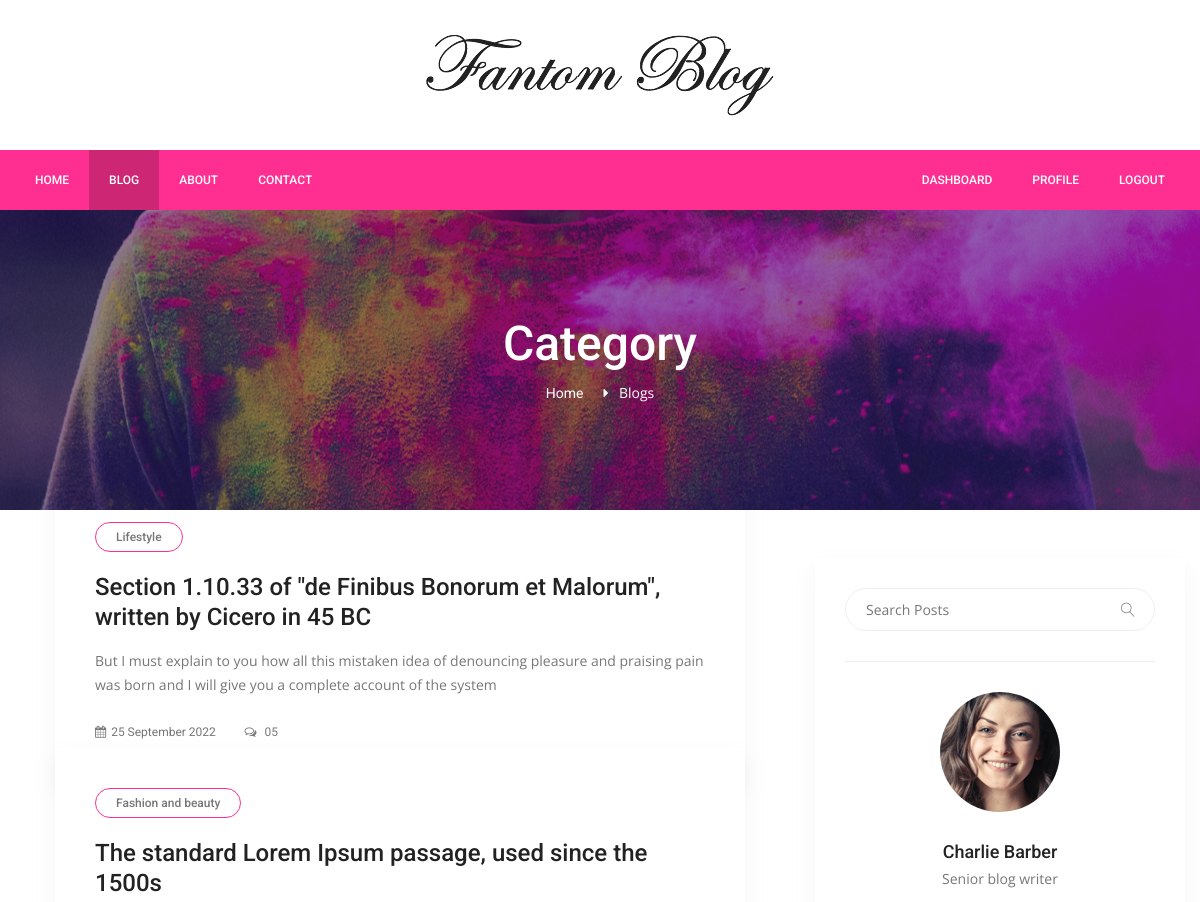
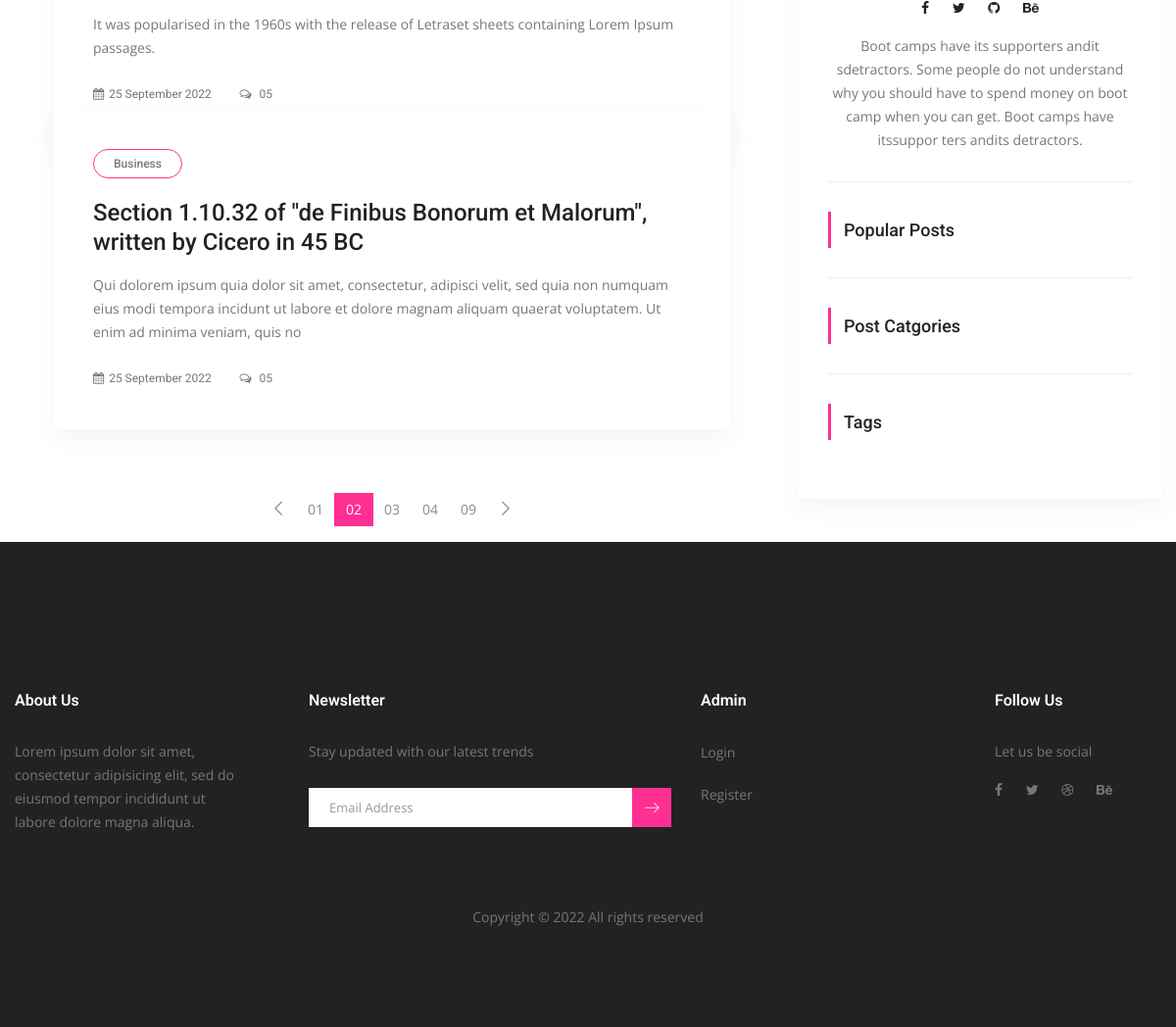
The page /blog (signed in) on the database its author committed (2 pictures, top to bottom).
### server.py (models this page shows)
class Post(db.Model):
    __tablename__ = "posts"
    id = db.Column(db.Integer, primary_key=True)
    title = db.Column(db.String(500), unique=True, nullable=False)
    subtitle = db.Column(db.String(500), nullable=False)
    description = db.Column(db.Text, nullable=False)
    image_url = db.Column(db.String(500), nullable=False)
    category = db.Column(db.String(250), nullable=False)
    tags = db.Column(db.String(500), nullable=False)
    total_view = db.Column(db.Integer, nullable=False)
    created_date = db.Column(db.String(250), nullable=False)
    updated_date = db.Column(db.String(250), nullable=False)
    post_info = db.relationship("Bookmark", back_populates="post")
    comment_post_info = db.relationship("Comment", back_populates="post")

### server.py (the view, shortened to what this page needs)
@app.route("/blog")
def blog():
    posts = Post.query.order_by(desc(Post.id)).all()
    search = request.args.get("search")
    if search != None:
        search_posts = Post.query.filter(Post.title.contains(search)).all()
        return render_template("blog/pages/search.html", path=request.path, posts=search_posts, sidebar=sidebar, logged_in=current_user.is_authenticated)
    category = request.args.get("category")
    if category != None:
        category_posts = Post.query.filter_by(category=category).all()
        return render_template("blog/pages/search.html", path=request.path, posts=category_posts, sidebar=sidebar, logged_in=current_user.is_authenticated)
    query_tag = request.args.get("tag")
    return render_template("blog/pages/blogs.html", path=request.path, posts=posts, sidebar=sidebar, logged_in=current_user.is_authenticated)

### server.py (called while the page is built)
@login_manager.user_loader
def load_user(user_id):
    return User.query.get(user_id)

### templates/blog/pages/blogs.html (shortened to what this page needs)
{% extends "blog/layouts/base.html" %} {% block content %}
<section class="banner_area">
  <div class="banner_inner d-flex align-items-center">
    <div
      class="overlay bg-parallax"
      data-stellar-ratio="0.9"
      data-stellar-vertical-offset="0"
      data-background=""
    ></div>
    <div class="container">
      <div class="banner_content text-center">
        <h2>Category</h2>
        <div class="page_link">
          <a href="{{ url_for('home') }}">Home</a>
          <span style="color: white">Blogs</span>
        </div>
      </div>
    </div>
  </div>
</section>
<section class="blog_area pt-5">
  <div class="container">
    <div class="row">
      <div class="col-lg-8">
        <div class="blog_left_sidebar">
          {% for post in posts %}
          <article class="blog_style1">
            <div class="blog_img">
            </div>
            <div class="blog_text">
              <div class="blog_text_inner">
                <a class="cat" href="#">{{ post.category }}</a>
                <a href="{{ url_for('post_detail', post_id=post.id) }}"
                  ><h4>{{ post.title }}</h4></a
                >
                <p>{{ post.subtitle }}</p>
                <div class="date">
                  <a href="#"
                    ><i class="fa fa-calendar" aria-hidden="true"></i>{{
                    post.updated_date }}</a
                  >
                  <a href="#"
                    ><i class="fa fa-comments-o" aria-hidden="true"></i> 05</a
                  >
                </div>
              </div>
            </div>
          </article>
          {% endfor %}
          <nav class="blog-pagination justify-content-center d-flex">
            <ul class="pagination">
              <li class="page-item">
                <a href="#" class="page-link" aria-label="Previous">
                  <span aria-hidden="true">
                    <span class="lnr lnr-chevron-left"></span>
                  </span>
                </a>
              </li>
              <li class="page-item"><a href="#" class="page-link">01</a></li>
              <li class="page-item active">
                <a href="#" class="page-link">02</a>
              </li>
              <li class="page-item"><a href="#" class="page-link">03</a></li>
              <li class="page-item"><a href="#" class="page-link">04</a></li>
              <li class="page-item"><a href="#" class="page-link">09</a></li>
              <li class="page-item">
                <a href="#" class="page-link" aria-label="Next">
                  <span aria-hidden="true">
                    <span class="lnr lnr-chevron-right"></span>
                  </span>
                </a>
              </li>
            </ul>
          </nav>
        </div>
      </div>
      <div class="col-lg-4">{% include 'blog/include/sidebar.html' %}</div>
    </div>
  </div>
</section>
{% endblock %}

### static/css/style.css (style rules this page uses)
a { text-decoration: none; -webkit-transition: all 0.3s ease-in-out; -o-transition: all 0.3s ease-in-out; transition: all 0.3s ease-in-out; }
body { line-height: 24px; font-size: 14px; font-family: "Open Sans", sans-serif; font-weight: normal; color: #777777; }
h1, h2, h3, h4, h5, h6 { font-family: "Roboto", sans-serif; font-weight: 500; }
@media (min-width: 1200px) { .container { max-width: 1200px; } }
.header_area + section, .header_area + div { margin-top: 210px; }
.banner_area { position: relative; z-index: 1; min-height: 300px; }
.banner_area .banner_inner { position: relative; overflow: hidden; width: 100%; min-height: 300px; background: #000; z-index: 1; }
.banner_area .banner_inner .overlay { background: url(../img/banner/banner.jpg) no-repeat scroll center center; position: absolute; left: 0; right: 0; top: 0; height: 145%; bottom: 0; z-index: -1; opacity: 1; }
.banner_area .banner_inner .banner_content h2 { color: #fff; font-size: 48px; font-family: "Roboto", sans-serif; font-weight: 500; }
.banner_area .banner_inner .banner_content .page_link a { font-size: 14px; color: #fff; font-family: "Roboto", sans-serif; margin-right: 32px; position: relative; }
.banner_area .banner_inner .banner_content .page_link a:before { content: "\f0da"; font: normal normal normal 14px/1 FontAwesome; position: absolute; right: -25px; top: 50%; -webkit-transform: translateY(-50%); -ms-transform: translateY(-50%); transform: translateY(-50%); }
.blog-pagination { padding-top: 25px; }
.blog-pagination .page-link { border-radius: 0; }
.blog-pagination .page-item { border: none; }
.page-link { background: transparent; font-weight: 400; }
.blog-pagination .page-item.active .page-link { background-color: #ff2f92; border-color: transparent; color: #fff; }
.blog-pagination .page-link { position: relative; display: block; padding: 0.5rem 0.75rem; margin-left: -1px; line-height: 1.25; color: #8a8a8a; border: none; }
.blog-pagination .page-link .lnr { font-weight: 600; }
.blog-pagination .page-item:last-child .page-link, .blog-pagination .page-item:first-child .page-link { border-radius: 0; }
h2 { font-size: 30px; }
h4 { font-size: 18px; }
.blog_style1 { margin-bottom: 40px; }
.blog_style1 .blog_text { padding-left: 40px; padding-right: 40px; }
.blog_style1 .blog_text .blog_text_inner { background: #fff; margin-top: -100px; position: relative; -webkit-box-shadow: 0px 10px 20px 0px rgba(153, 153, 153, 0.1); box-shadow: 0px 10px 20px 0px rgba(153, 153, 153, 0.1); padding: 40px; }
.blog_style1 .blog_text .blog_text_inner .cat { display: inline-block; border: 1px solid #ff2f92; line-height: 28px; padding: 0px 20px; color: #777777; border-radius: 15px; font-size: 12px; font-family: "Roboto", sans-serif; margin-bottom: 20px; font-weight: 500; }
.blog_style1 .blog_text .blog_text_inner h4 { font-size: 24px; font-family: "Roboto", sans-serif; line-height: 30px; color: #222222; padding-right: 20px; margin-bottom: 17px; -webkit-transition: all 300ms linear 0s; -o-transition: all 300ms linear 0s; transition: all 300ms linear 0s; }
.blog_style1 .blog_text .blog_text_inner p { font-size: 14px; line-height: 24px; color: #777777; margin-bottom: 22px; }
.blog_style1 .blog_text .blog_text_inner .date a { color: #777777; font-size: 12px; font-weight: normal; font-family: "Roboto", sans-serif; margin-right: 25px; -webkit-transition: all 300ms linear 0s; -o-transition: all 300ms linear 0s; transition: all 300ms linear 0s; }
.blog_style1 .blog_text .blog_text_inner .date a i { padding-right: 5px; }
.blog_style1 .blog_text .blog_text_inner .date a:last-child { margin-right: 0px; }

### rows shown on the page
Post: category "Lifestyle", title "Section 1.10.33 of \"de Finibus Bonorum et Malorum\", written by Cicero in 45 BC", subtitle "But I must explain to you how all this mistaken idea of denouncing pleasure and praising pain was born and I will give you a complete account of the system", updated_date "25 September 2022"
Post: category "Fashion and beauty", title "The standard Lorem Ipsum passage, used since the 1500s", subtitle "It was popularised in the 1960s with the release of Letraset sheets containing Lorem Ipsum passages.", updated_date "25 September 2022"
Post: category "Business", title "Section 1.10.32 of \"de Finibus Bonorum et Malorum\", written by Cicero in 45 BC", subtitle "Qui dolorem ipsum quia dolor sit amet, consectetur, adipisci velit, sed quia non numquam eius modi tempora incidunt ut labore et dolore magnam aliquam quaerat voluptatem. Ut enim ad minima veniam, quis no", updated_date "25 September 2022"
